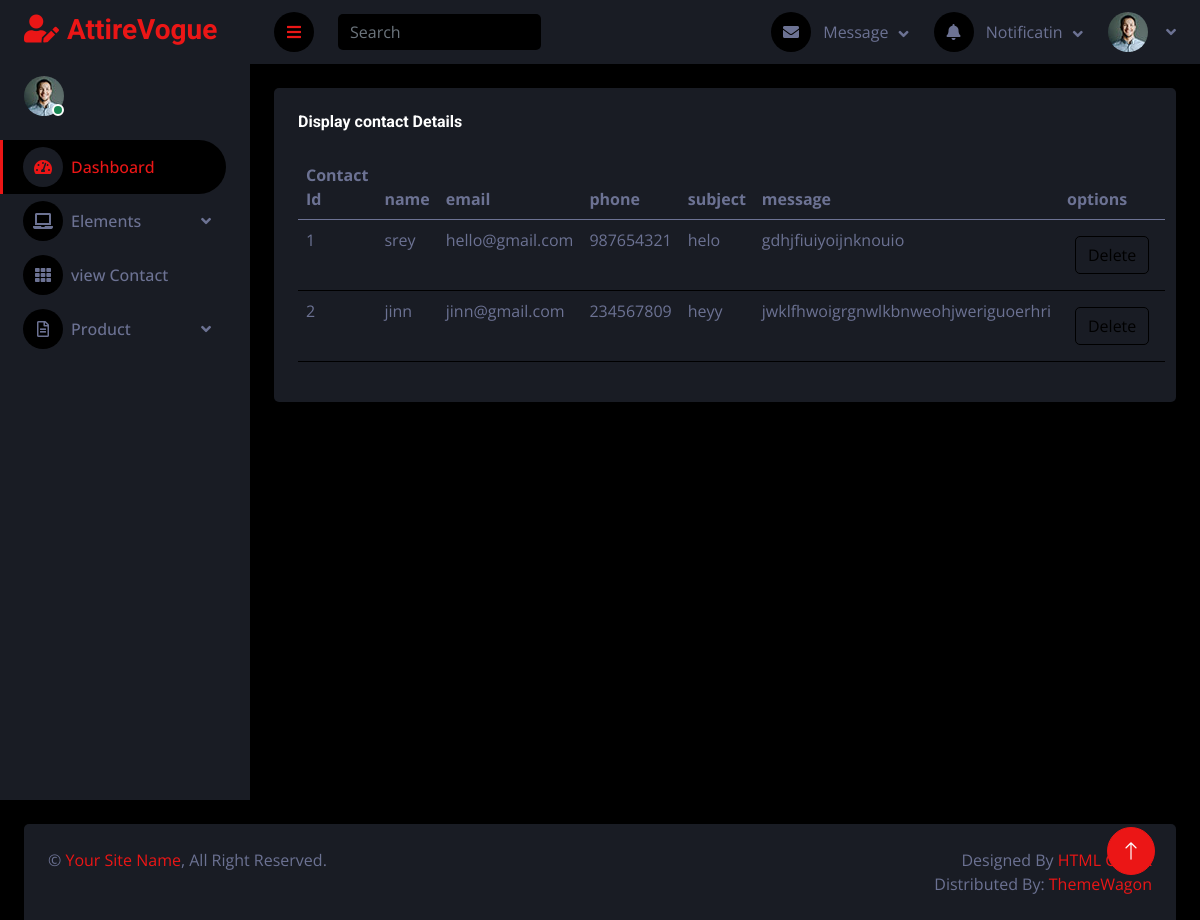
The app's page /laModa/contact_details/ with its own data.
### NewApp/models.py (models this page shows)
class contact_db(models.Model):
    name=models.CharField(max_length=100,null=True,blank=True)
    email=models.EmailField(null=True,blank=True)
    phone=models.IntegerField(null=True,blank=True)
    subject=models.CharField(max_length=100,null=True,blank=True)
    message=models.TextField(null=True,blank=True)

### laModa/views.py (the view)
# urls.py: path('contact_details/',views.contact_details,name="contact_details"),
def contact_details(req):
    data=contact_db.objects.all()
    return render(req,"contact_data.html",{'data':data})

### laModa/templates/contact_data.html (shortened to what this page needs)
<!DOCTYPE html>
{% extends 'index.html' %}
{% block content %}
<html lang="en">
<head>
</head>
<body>
<div class="col-sm-12 col-xl-12">
                        <div class="bg-secondary rounded h-100 p-4">
                            <h6 class="mb-4">Display contact Details</h6>
                            <table class="table table-hover">
                                <thead>
                                    <tr>
                                        <th>Contact Id</th>
                                        <th>name</th>
                                        <th>email</th>
                                        <th>phone</th>
                                        <th>subject</th>
                                        <th>message</th>
                                        <th>options</th>
                                    </tr>
                                </thead>
                                <tbody>
                                {% for d in data %}
                                    <tr>
                                        <td>{{d.id}}</td>
                                        <td>{{d.name}}</td>
                                        <td>{{d.email}}</td>
                                        <td>{{d.phone}}</td>
                                        <td>{{d.subject}}</td>
                                        <td>{{d.message}}</td>
                                        <td>
                                            <a href="{% url 'contact_delete' cont_id=d.id %}">
                                                <button type="button" class="btn btn-outline-dark m-2">Delete</button>
                                            </a>
                                        </td>
                                    </tr>
                                {% endfor %}
                                </tbody>
                            </table>
                        </div>
                    </div>
</body>
</html>
{% endblock %}

### laModa/static/new_folder/css/style.css (style rules this page uses)
:root { --primary: #EB1616; --secondary: #191C24; --light: #6C7293; --dark: #000000; }
.btn { transition: .5s; }

### records on screen
contact_db: id "1", name "srey", email "hello@gmail.com", phone "987654321", subject "helo", message "gdhjfiuiyoijnknouio"
contact_db: id "2", name "jinn", email "jinn@gmail.com", phone "234567809", subject "heyy", message "jwklfhwoigrgnwlkbnweohjweriguoerhri"
